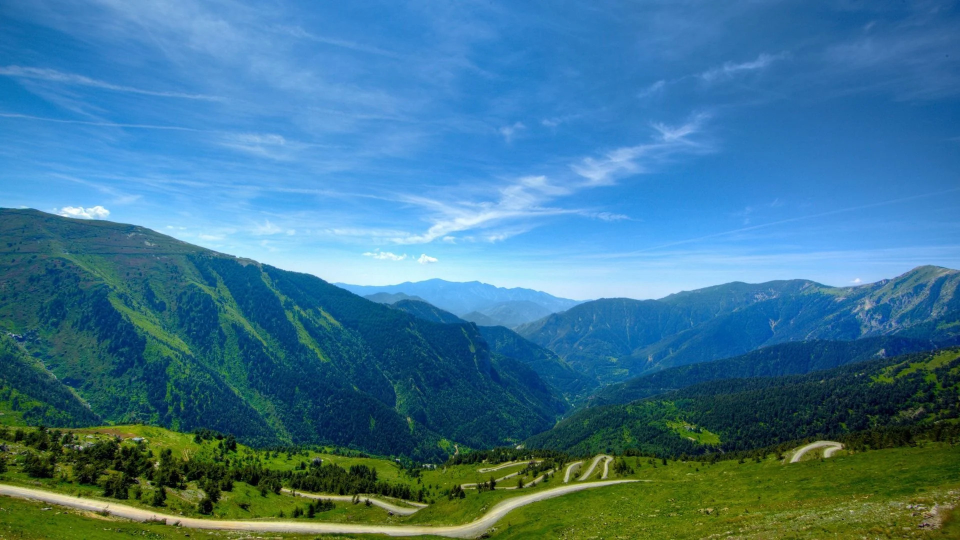
#> input picture Module-2/mountain.jpeg, 1920 x 1080 px (shown at 1/2 size)
$ jupyter execute Test.ipynb
#> lines starting #> are read from the running program, lines starting #| are printed output that depends on the picture
[cell 1]
import numpy as np
import cv2
import matplotlib.pyplot as plt
from IPython.display import Image

[cell 2]
path = 'mountain.jpeg'

[cell 3]
Image(path, height=500, width=700)

[cell 4]
img = cv2.imread(path, cv2.IMREAD_UNCHANGED)
#> img is the input picture: shape (1080, 1920, 3); mean B, G, R 146.1, 118.6, 62.4

[cell 5]
plt.imshow(img[:,:,::-1])
#> (this line was passed over: IPython is not available in this run)

# Addition / Subtraction: Changes the Image Brightness

[cell 6]
matrix = np.ones(img.shape, dtype='uint8') * 30

[cell 7]
img_brighter = cv2.add(img, matrix)
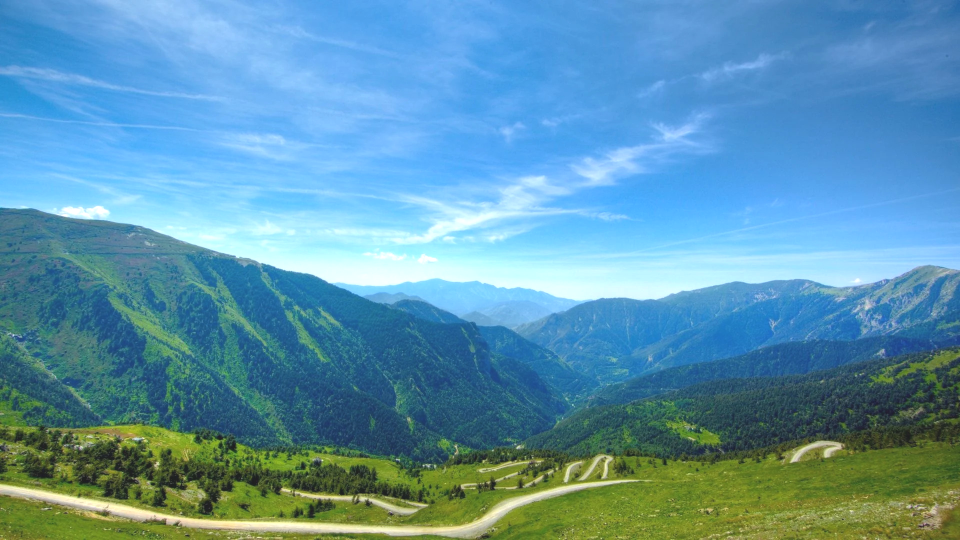
#> img_brighter: shape (1080, 1920, 3) (shown at 1/2 size); mean B, G, R 172.8, 148.4, 92.4
img_darker = cv2.subtract(img, matrix)
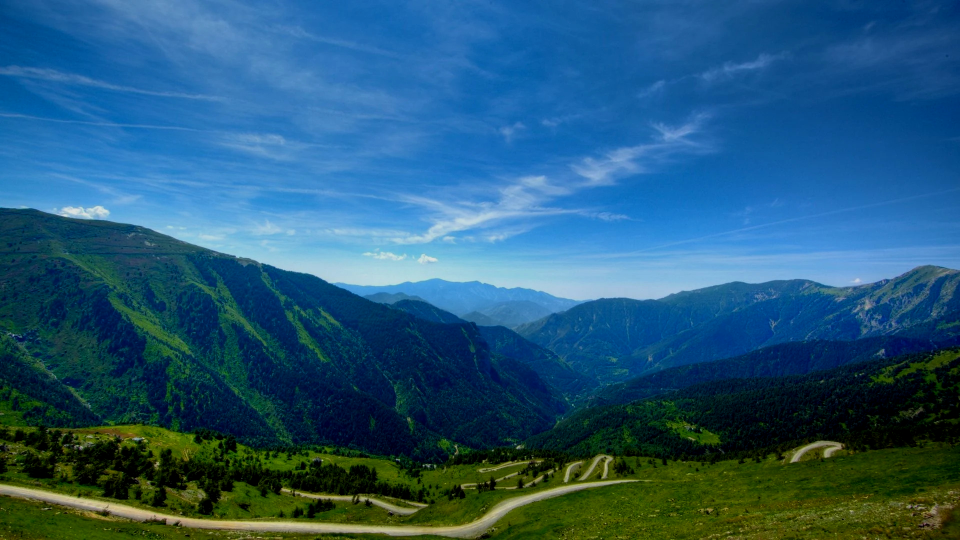
#> img_darker: shape (1080, 1920, 3) (shown at 1/2 size); mean B, G, R 118.9, 88.8, 37
plt.figure(figsize=(15, 8))
#> (this line was passed over: IPython is not available in this run)
plt.subplot(131)
#> (this line was passed over: IPython is not available in this run)
plt.imshow(img[:,:,::-1])
#> (this line was passed over: IPython is not available in this run)
plt.title('Original')
#> (this line was passed over: IPython is not available in this run)
plt.subplot(132)
#> (this line was passed over: IPython is not available in this run)
plt.imshow(img_brighter[:,:,::-1])
#> (this line was passed over: IPython is not available in this run)
plt.title('Brighter')
plt.subplot(133)
plt.imshow(img_darker[:,:,::-1])
plt.title('Darker')
plt.show()
